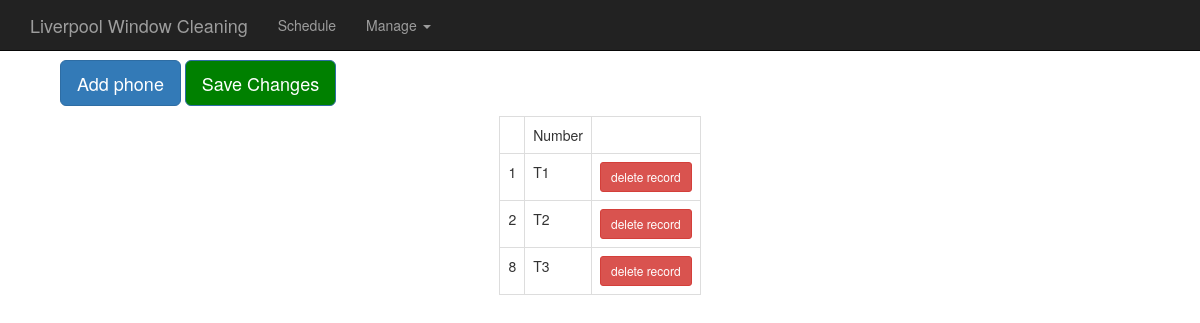
The app's page /phones with its own data.
### daily/models.py (models this page shows, shortened)
class Phone(models.Model):
  number = models.CharField(max_length=10)

### daily/views.py (the view)
# urls.py: url(r'^phones', views.manage_phones, name='phones'),
def manage_phones(request):
  phones = Phone.objects.all()
  context = {'phones': phones}
  return render(request, 'daily/phones.html', context)

### daily/templates/daily/phones.html (shortened to what this page needs)
{% extends 'daily/base.html' %}
{% load static %}
{% block content %}
<div id="form-fields">
  <button type="button" class="btn btn-primary btn-lg"
    id="new-phone-button" onclick="addPhone()">Add phone</button>
  <button type="button" class="btn btn-primary btn-lg"
    id="save-button" onclick="updatePhones()">Save Changes</button>
</div>
<div class="h-box">
  <table class="table table-bordered" id="daily-table">
    <tbody>
      <tr>
        <td> </td>
        <td>Number</td>
        <td></td>
      </tr>
      {% for phone in phones.all %}
      <tr class="phone" id={{phone.id}}>
        <td>{{ phone.id }}</td>
        <td class="phone-number-td">{{ phone.number }}</td>
        <td>
          <button type="button" class="btn btn-sm btn-danger
            delete">delete record</button>
        </td>
      </tr>
      {% endfor %}
    </tbody>
  </table>
</div>
      </body>
      {% endblock %}

### daily/static/daily/daily.css (style rules this page uses)
.h-box { padding: 0; margin: 0; list-style: none; display: -webkit-box; display: -moz-box; display: -ms-flexbox; display: -webkit-flex; display: flex; flex-direction: row; justify-content: space-around; }
#form-fields { padding: 10px; }
#save-button { //display: none; background: green; }
#daily-table { float: left; width: auto; margin: 0 auto; }
body { padding: 50px; margin: auto; }

### records on screen
Phone: id "1", number "T1"
Phone: id "2", number "T2"
Phone: id "8", number "T3"
